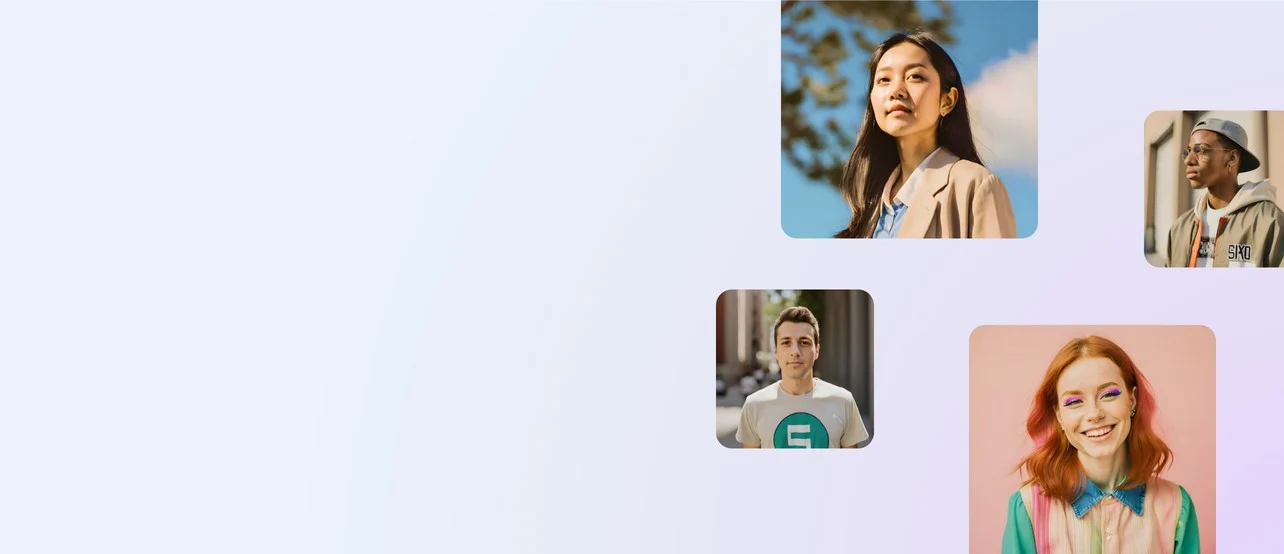
#> input picture BIGDATA_IA/PIA_ISAAC/Ud2 Python/Tarefa62/Imaxe.jpg, 1284 x 554 px, found by its file name
$ jupyter execute Tarefa62.ipynb
#> lines starting #> are read from the running program, lines starting #| are printed output that depends on the picture; after the words box and inside, x2 and y2 are one past the last pixel; in counts of white or black regions, pixels touching at a corner belong together
[cell 1]
import cv2
import numpy as np

# Ruta del archivo XML del clasificador Haar
xml_path = 'L:/REPOLOCAL/BIGDATA_IA/PIA_ISAAC/haarcascade_frontalface_default.xml'

# Cargar el clasificador pre-entrenado para la detección de rostros
face_cascade = cv2.CascadeClassifier(xml_path)

# Función para detectar y dibujar los rostros en la imagen
def detect_faces(image_path):
    # Cargar la imagen
#> called with image_path = 'imaxe.jpg'
    img = cv2.imread(image_path)
#> img is the input picture: shape (554, 1284, 3); mean B, G, R 221.2, 214.4, 215.7
    # Convertir la imagen a escala de grises
    gray = cv2.cvtColor(img, cv2.COLOR_BGR2GRAY)
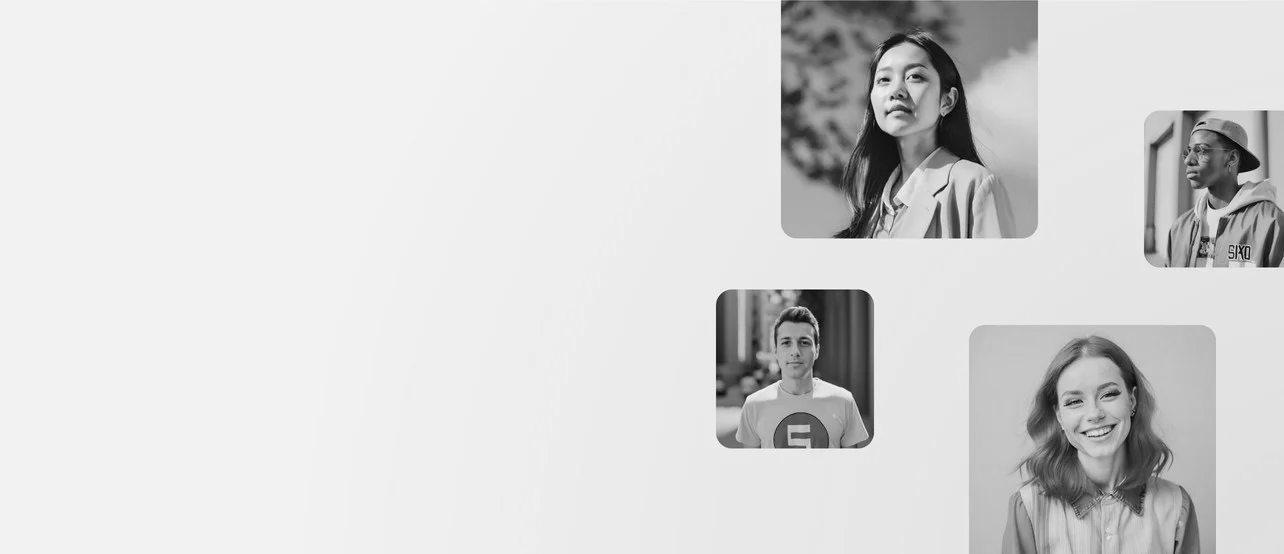
#> gray: shape (554, 1284); min 1, max 254, mean 215.5
    # Detectar rostros en la imagen
    faces = face_cascade.detectMultiScale(gray, 1.3, 5)
#> faces = [[862, 49, 75, 75], [769, 322, 54, 54], [1045, 358, 98, 98]]
    # Dibujar rectángulos alrededor de los rostros detectados
    for (x,y,w,h) in faces:
        cv2.rectangle(img,(x,y),(x+w,y+h),(255,0,0),2)
#> this loop made 3 passes
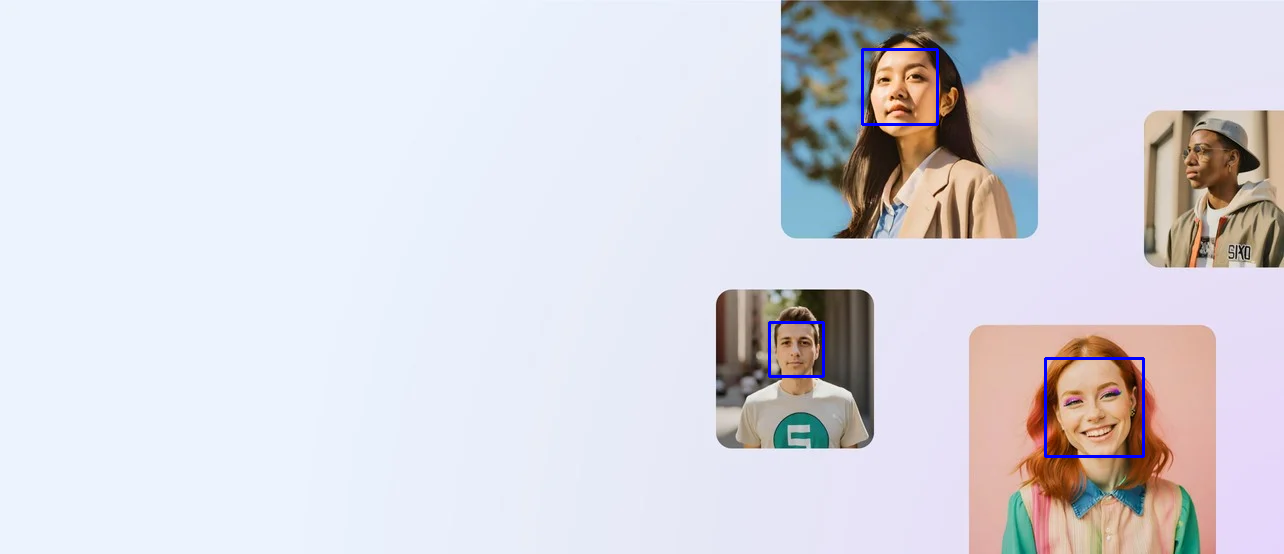
#> img: shape (554, 1284, 3); 0.38% of pixels changed, all inside (x1, y1, x2, y2) = (768, 48, 1145, 458)
    # Devolver la imagen con los rostros detectados
    return img

# Ejemplo de uso
image_path = 'imaxe.jpg'  # Reemplaza 'imagen.jpg' con la ruta de tu imagen
result_image = detect_faces(image_path)
cv2.imshow('Face Detection', result_image)
cv2.waitKey(0)
cv2.destroyAllWindows()
